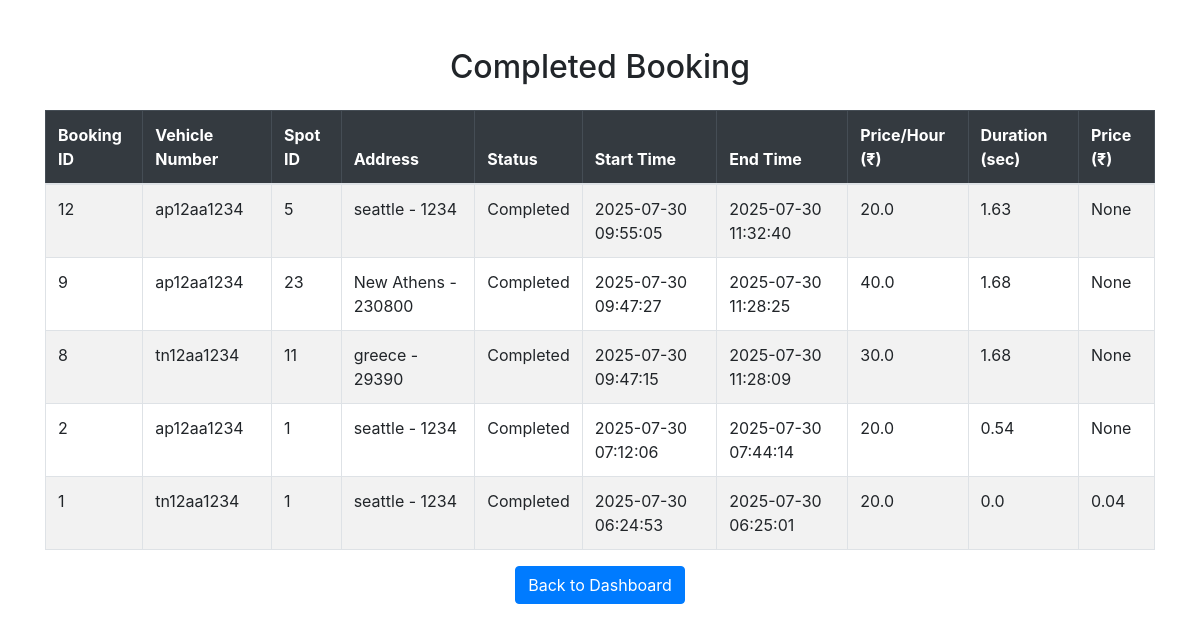
Before: /user/history/1 with the older database file.
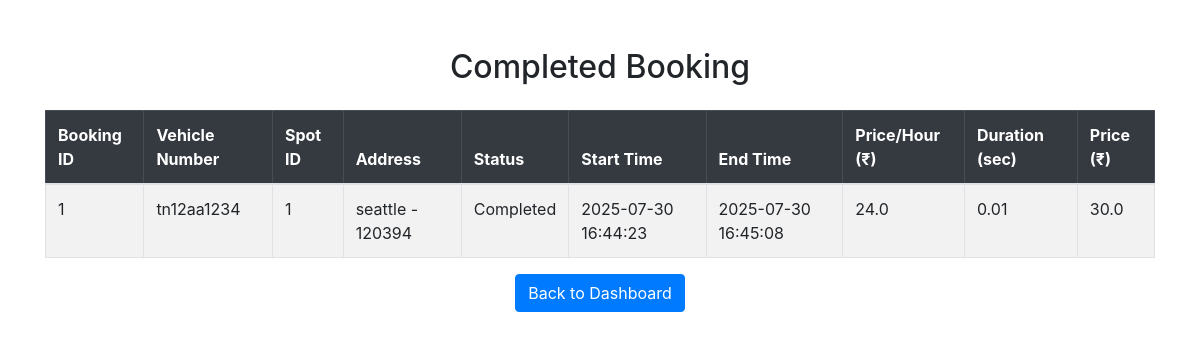
After: the same page with the newer database file.
### tables this page shows
CREATE TABLE Bookings (
              booking_id  INTEGER PRIMARY KEY AUTOINCREMENT,
              spot_id     INTEGER NOT NULL,
              vehicle_id  INTEGER NOT NULL,
              start_time  DATETIME NOT NULL DEFAULT CURRENT_TIMESTAMP,
              end_time    DATETIME,
              status      TEXT    NOT NULL DEFAULT 'Booked'
                           CHECK(status IN ('Booked','Completed','Cancelled')),
              duration_hours Float Default NULL,
              total_amount Float Default NULL,
              FOREIGN KEY(spot_id)    REFERENCES ParkingSpots(spot_id)
                ON DELETE CASCADE,
              FOREIGN KEY(vehicle_id) REFERENCES Vehicles(vehicle_id)
                ON DELETE CASCADE
            );

CREATE TABLE Vehicles (
              vehicle_id     INTEGER PRIMARY KEY AUTOINCREMENT,
              user_id        INTEGER NOT NULL,
              vehicle_number TEXT    NOT NULL,
              FOREIGN KEY(user_id) REFERENCES Users(user_id)
                ON DELETE CASCADE
            );

CREATE TABLE ParkingLots (
              lot_id         INTEGER PRIMARY KEY AUTOINCREMENT,
              address        TEXT    NOT NULL,
              pin_code       TEXT,
              price_per_hour REAL    NOT NULL,
              max_spots      INTEGER NOT NULL,
              created_at     DATETIME DEFAULT CURRENT_TIMESTAMP,
              free_spots   INTEGER NOT NULL
            );

### app.py (the view)
@app.route('/user/history/<int:userid>', methods=['GET', 'POST'])
def booking_history_user(userid):
    det = completed(userid)
    print(det)
    return render_template('reservationHistory.html', details=det, userid=userid)

### templates/reservationHistory.html (shortened to what this page needs)
<!DOCTYPE html>
<html lang="en">
<head>
    <link rel="stylesheet" href="https://cdn.jsdelivr.net/npm/bootstrap@4.6.0/dist/css/bootstrap.min.css">
</head>
<body>
<div class="container mt-5">
    <h2 class="text-center mb-4">Completed Booking</h2>
<table border="1">
    {% if details %}
        <table class="table table-bordered table-striped">
            <thead class="table-dark">
                <tr>
                    <th>Booking ID</th>
                    <th>Vehicle Number</th>
                    <th>Spot ID</th>
                    <th>Address</th>
                    <th>Status</th>
                    <th>Start Time</th>
                    <th>End Time</th>
                    <th>Price/Hour (₹)</th>
                    <th>Duration (sec)</th>
                    <th>Price (₹)</th>
                </tr>
            </thead>
            <tbody>
                {% for row in details %}
                <tr>
                    <td>{{ row[0] }}</td>
                    <td>{{ row[1] }}</td>
                    <td>{{ row[3] }}</td>
                    <td>{{ row[4] }} - {{ row[5] }}</td>
                    <td>{{ row[6] }}</td>
                    <td>{{ row[7] }}</td>
                    <td>{{ row[8] or 'Ongoing' }}</td>
                    <td>{{ row[9] }}</td>
                    <td>{{ row[10] }}</td>
                    <td>{{ row[11] }}</td>
                </tr>
                {% endfor %}
            </tbody>
        </table>
        {% else %}
        <div class="alert alert-info">No booking records found.</div>
        {% endif %}
</table>
    <div class="text-center mt-3">
        <a href="{{ url_for('dashboard', userid=userid) }}" class="btn btn-primary">Back to Dashboard</a>
    </div>
</div>
</body>
</html>

Changed rows visible on the page:
removed Bookings: booking_id "12", vehicle_number "ap12aa1234", spot "5", address "seattle", pin_code "1234", status "Completed", start_time "2025-07-30 09:55:05", end_time "2025-07-30 11:32:40", price_per_hour "20.0", duration_hours "1.63", row "None"
removed Bookings: booking_id "9", vehicle_number "ap12aa1234", spot "23", address "New Athens", pin_code "230800", status "Completed", start_time "2025-07-30 09:47:27", end_time "2025-07-30 11:28:25", price_per_hour "40.0", duration_hours "1.68", row "None"
removed Bookings: booking_id "8", vehicle_number "tn12aa1234", spot "11", address "greece", pin_code "29390", status "Completed", start_time "2025-07-30 09:47:15", end_time "2025-07-30 11:28:09", price_per_hour "30.0", duration_hours "1.68", row "None"
no longer on this page (row edited): Bookings: booking_id "2", vehicle_number "ap12aa1234", spot "1", address "seattle", pin_code "1234", status "Completed", start_time "2025-07-30 07:12:06", end_time "2025-07-30 07:44:14", price_per_hour "20.0", duration_hours "0.54", row "None"
changed Bookings "Completed": pin_code "1234" → "120394"; start_time "2025-07-30 06:24:53" → "2025-07-30 16:44:23"; end_time "2025-07-30 06:25:01" → "2025-07-30 16:45:08"; price_per_hour "20.0" → "24.0"; duration_hours "0.0" → "0.01"; total_amount "0.04" → "30.0"
